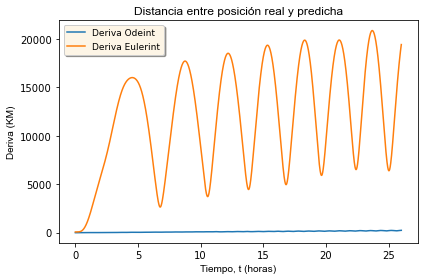

Python code for this plot:
import scipy as sp
from scipy.integrate import odeint
from scipy import sin, cos
import matplotlib.pylab as plt
from datetime import datetime
from leer_eof import leer_eof
import numpy as np


# PARAMETROS DE LA TIERRA:

G = 6.674e-11                   # UNIDAD [Nm2 / Kg2]
masa = 5.972e24                 # UNIDAD [Kg]
omega = 7.27e-5                 # UNIDAD [rad / s] 

atmosfera =  6451000            # UNIDAD [m] ; Distancia desde el centro de la tierra hasta el punto de la atmósfera (80 km +). 
rtierra = 6371000               # UNIDAD [m] ; Distancia desde el centro de la tierra hasta el punto del exterior de la tierra. 

def satelite(z, t):
    
    a = z[0]
    b = z[1]
    c = z[2]
    
    J2 = 1.75553*(10**10)*1000**5
    J3 = -2.61913*(10**11)*1000**6
    
    zp = sp.zeros(6)
    z1 = z[0:3]
    r2 = sp.dot(z1,z1)
    r = sp.sqrt(r2)
    zp[0:3] = z[3:6]
    
    # DEFINIMOS NUESTRA E.D: 
    
    FxJ2 = J2 * (a / r**7) * (6 * c**2-3/2 * (a**2 + b**2))
    FyJ2 = J2 * (b / r**7) * (6 * c**2-3/2 * (a**2 + b**2))
    FzJ2 = J2 * (c / r**7) * (3 * c**2-9/2 * (a**2 + b**2))
    FJ2 = sp.array([FxJ2,FyJ2,FzJ2])
    
    FxJ3 = J3* a * c / r**9 * (10 * c**2-15/2 * (a**2 + b**2))
    FyJ3 = J3 * b * c / r**9 * (10 * c**2-15 / 2 * (a**2 + b**2))
    FzJ3 = J3 / r**9 * (4 * c**2 * (c**2-3 * (a**2 + b**2)) + 3/2 * (a**2 + b**2)**2)
    FJ3 = sp.array([FxJ3,FyJ3,FzJ3])
    
    rtetha = sp.array([[cos(omega*t),-sin(omega*t),0], [sin(omega*t),cos(omega*t),0], [0, 0, 1]])
    rthetap = sp.array([[-sin(omega*t)* omega,-cos(omega*t)* omega,0], [cos(omega*t)* omega,-sin(omega*t)* omega,0], [0, 0, 0]])
    rtheta2p = sp.array([[-cos(omega*t)* omega**2,sin(omega*t)* omega**2, 0], [-sin(omega*t)* omega**2,-cos(omega*t)* omega**2,0], [0, 0, 0]])

    zp[3:6] = ((-G * masa * z[0:3]) / r**3) - (rtetha.T @ (rtheta2p @ z[0:3] + 2 * rthetap @ z[3:6])) + FJ2[0:3] + FJ3[0:3]
    
    return zp

# CODIGO REALIZADO EN CLASES EN CONJUNTO CON EL PROFESOR: 
    
def eulerint(zp, z0, t, Nsubdivisiones = 10000000):
    
    Nt  = len(t)
    Ndim = len(sp.array(z0))
    
    z = sp.zeros((Nt, Ndim))
    
    z[0,:] = z0[:]
    
    for i in range(1, Nt):
        
        t_anterior = t[i-1]
        dt =  (t[i] - t[i-1]) / Nsubdivisiones
        z_temp = z[i-1, :]
        
        for k in range (Nsubdivisiones):
            
            z_temp += dt * satelite(z_temp, t_anterior + k * dt)
        
        z[i,:] = z_temp
               
    return z

# LEEMOS EL ARCHIVO DADO POR EL PROFESOR: 

t, x, y, z, vx, vy, vz = leer_eof('S1A_OPER_AUX_POEORB_OPOD_20200827T121209_V20200806T225942_20200808T005942.EOF') 

# DATOS PARA LA SOLUCIÓN DEL PROBLEMA (CONDICIONES INICIALES): 
    
z0 = sp.array([x[0] ,y[0], z[0], vx[0], vy[0], vz[0]])

# PARA LA PRIMERA SOLUCION DE ODEINT: 
    
sol = odeint(satelite, z0, t)
X = sol[:,0]
Y = sol[:,1]
Z = sol[:,2]

# PARA LA SEGUNDA SOLUCION DE EULER: 
    
zp = sol[:,:] 
soleuler = eulerint(zp, z0, t, Nsubdivisiones = 1)
xe = soleuler[:,0]
ye = soleuler[:,1]
ze = soleuler[:,2]

# DEFINIMOS NUESTRO GRÁFICO: 

derivaodeint = sp.sqrt((x-X)**2 + (y-Y)**2 + (z-Z)**2)
derivaeulerint = sp.sqrt((x-xe)**2 + (y-ye)**2 + (z-ze)**2)
plt.figure()

plt.plot(t/3600, derivaodeint/1000, label = "Deriva Odeint")
plt.plot(t/3600, derivaeulerint/1000, label = "Deriva Eulerint")
plt.legend(fontsize = 9, shadow = True, facecolor = "oldlace")
csfont = {'fontname':'Arial'}

plt.ylabel('Deriva (KM)', **csfont)
plt.xlabel('Tiempo, t (horas)', **csfont)
plt.title("Distancia entre posición real y predicha", **csfont)

plt.tight_layout()
